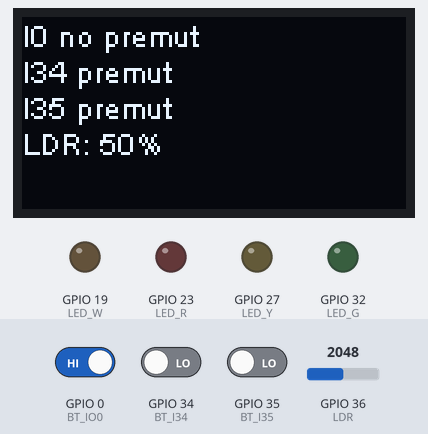
Simulated run of this sketch. Board: ESP32. On the bench: 128×64 one-colour display, output pins drawn as LEDs (lit = HIGH). The inputs (shaded band) are chosen by the test bench; at power-on: GPIO 0 (BT_IO0) HIGH, GPIO 34 (BT_I34) LOW, GPIO 36 (LDR) = 2048, GPIO 35 (BT_I35) LOW. What the sketch prints to the serial monitor is not drawn.

Above: at 1.2 s.
1.3 s: GPIO 0 (BT_IO0) driven LOW
At 1.6 s:
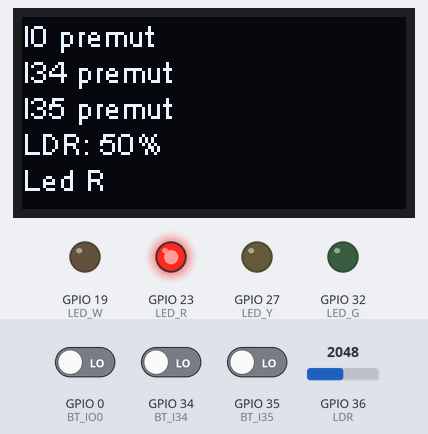
4.3 s: GPIO 34 (BT_I34) driven HIGH
At 6.2 s:
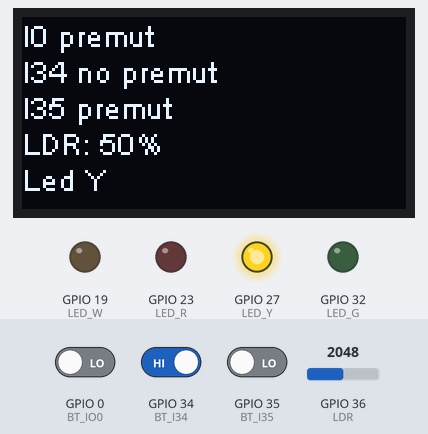
7.3 s: GPIO 36 (LDR) set to 2866
At 8.1 s:
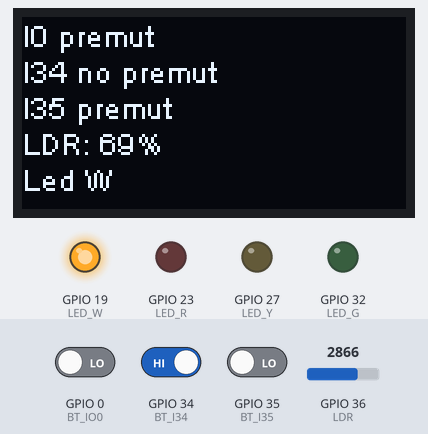
9.1 s: GPIO 35 (BT_I35) driven HIGH
At 10.8 s:
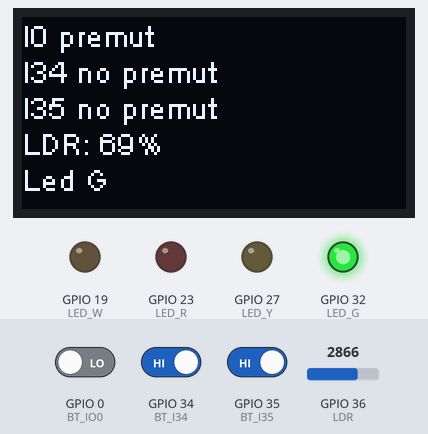
10.9 s: GPIO 36 (LDR) set to 3603
At 12.6 s:
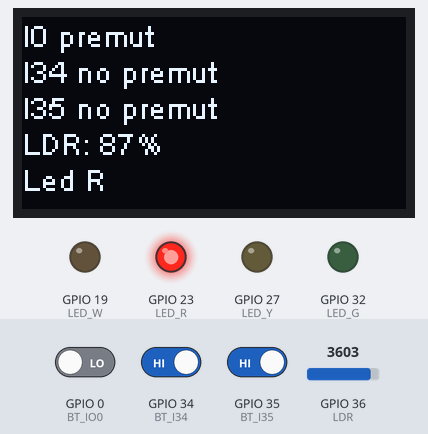
12.7 s: GPIO 0 (BT_IO0) driven HIGH
At 13.5 s:
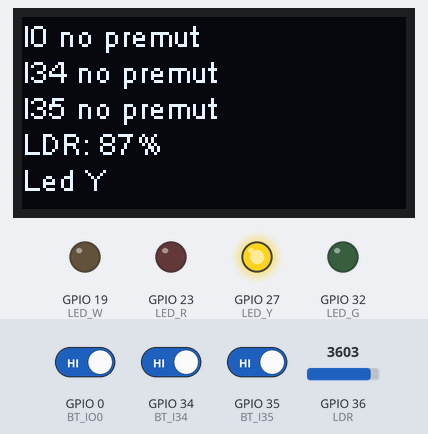
Timing chart, 0 to 15.6 s (numbered marks = the images above; inputs shaded):
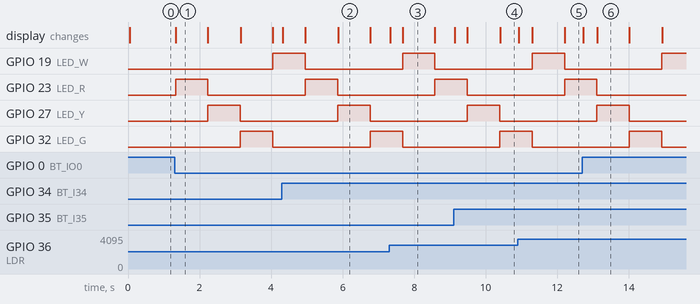

Measured:
- after the input at 1.3 s, GPIO 19 (LED_W): LOW → HIGH after 2.7 s; GPIO 23 (LED_R): LOW → HIGH at once, → LOW 0.90 s later; GPIO 27 (LED_Y): LOW → HIGH after 0.93 s, → LOW 0.91 s later; GPIO 32 (LED_G): LOW → HIGH after 1.8 s, → LOW 0.90 s later; the display: first changes at once (image 1 shows a later state)
- after the input at 4.3 s, the display: first changes at once (image 2 shows a later state)
- what the display in image 1 shows lasts 0.9 s, from 1.3 s to 2.2 s

The sketch:

IoT-02_seq01.ino
```cpp
// IoT-02_seq01.ino
// Igual que seq00 + toggle del missatge "IoT-02_seq01" amb I34 quan la seqüència és aturada
// Autor: Jordi Binefa
// Placa: IoT-02 (ESP32 DevKit Module v2)

#include <Wire.h>
#include "SSD1306Wire.h"

// ── Pinout ───────────────────────────────────────────────────────────────────
#define LED_W   19
#define LED_R   23
#define LED_Y   27
#define LED_G   32
#define BT_IO0   0
#define BT_I34  34
#define BT_I35  35
#define LDR     36
#define I2C_SDA 21
#define I2C_SCL 22

// ── OLED ─────────────────────────────────────────────────────────────────────
SSD1306Wire display(0x3c, I2C_SDA, I2C_SCL);

// ── Estat global compartit entre tasques ─────────────────────────────────────
volatile bool bSeqRunning   = false;  // seqüència en marxa
volatile bool bSeqEverRan   = false;  // ha arrencat alguna vegada
volatile int  iSeqStep      = 0;      // pas actual (0..3)
volatile bool bScreenReady  = false;  // false = pantalla inicial visible
volatile bool bShowSeq01Msg = false;  // toggle del missatge IoT-02_seq01

SemaphoreHandle_t xSeqSemaphore = NULL;
SemaphoreHandle_t xDisplayMutex = NULL;

// ── Seqüència ─────────────────────────────────────────────────────────────────
const int   SEQ_LEDS[]  = { LED_W, LED_R, LED_Y, LED_G };
const char* SEQ_NAMES[] = { "W",   "R",   "Y",   "G"   };
const char* LED_LABELS[]= { "Led W", "Led R", "Led Y", "Led G" };
const int   SEQ_LEN     = 4;
const int   SEQ_DELAY_MS= 750;

// ── Helpers ───────────────────────────────────────────────────────────────────
bool bPressedButton(int pin) {
  return (digitalRead(pin) == LOW);
}

void vAllLedsOff() {
  digitalWrite(LED_W, LOW);
  digitalWrite(LED_R, LOW);
  digitalWrite(LED_Y, LOW);
  digitalWrite(LED_G, LOW);
}

void vSetLed(int step) {
  vAllLedsOff();
  digitalWrite(SEQ_LEDS[step], HIGH);
}

// ── Tasca FreeRTOS: seqüència de leds ────────────────────────────────────────
void vTaskSequence(void* pvParameters) {
  for (;;) {
    if (!bSeqRunning) {
      xSemaphoreTake(xSeqSemaphore, portMAX_DELAY);
    }
    iSeqStep = (iSeqStep + 1) % SEQ_LEN;
    vSetLed(iSeqStep);
    Serial.println(SEQ_NAMES[iSeqStep]);

    int elapsed = 0;
    while (elapsed < SEQ_DELAY_MS) {
      vTaskDelay(10 / portTICK_PERIOD_MS);
      elapsed += 10;
      if (!bSeqRunning) break;
    }
  }
}

// ── Pantalla OLED ─────────────────────────────────────────────────────────────

void vScreenTitle() {
  if (xSemaphoreTake(xDisplayMutex, pdMS_TO_TICKS(20)) == pdTRUE) {
    display.clear();
    display.setTextAlignment(TEXT_ALIGN_LEFT);
    display.setFont(ArialMT_Plain_16);
    display.drawString(0, 10, "IoT-02_seq00");
    display.display();
    xSemaphoreGive(xDisplayMutex);
  }
}

void vScreenSeq01Msg() {
  if (xSemaphoreTake(xDisplayMutex, pdMS_TO_TICKS(20)) == pdTRUE) {
    display.clear();
    display.setTextAlignment(TEXT_ALIGN_LEFT);
    display.setFont(ArialMT_Plain_16);
    display.drawString(0, 10, "IoT-02_seq01");
    display.display();
    xSemaphoreGive(xDisplayMutex);
  }
}

void vScreenMain(bool bI0, bool bI34, bool bI35) {
  int  ldrPct = (100 * analogRead(LDR)) / 4095;
  int  step   = iSeqStep;
  bool running= bSeqRunning;

  if (xSemaphoreTake(xDisplayMutex, pdMS_TO_TICKS(20)) == pdTRUE) {
    display.clear();
    display.setTextAlignment(TEXT_ALIGN_LEFT);
    display.setFont(ArialMT_Plain_10);
    display.drawString(0,  0, String("I0 ")  + (bI0  ? "premut" : "no premut"));
    display.drawString(0, 12, String("I34 ") + (bI34 ? "premut" : "no premut"));
    display.drawString(0, 24, String("I35 ") + (bI35 ? "premut" : "no premut"));
    display.drawString(0, 36, "LDR: " + String(ldrPct) + "%");
    if (running || bSeqEverRan) {
      display.drawString(0, 48, LED_LABELS[step]);
    }
    display.display();
    xSemaphoreGive(xDisplayMutex);
  }
}

// ── Setup ─────────────────────────────────────────────────────────────────────
void setup() {
  Serial.begin(115200);
  Serial.println(__FILE__);

  pinMode(LED_W,  OUTPUT);
  pinMode(LED_R,  OUTPUT);
  pinMode(LED_Y,  OUTPUT);
  pinMode(LED_G,  OUTPUT);
  pinMode(BT_IO0, INPUT);
  pinMode(BT_I34, INPUT);
  pinMode(BT_I35, INPUT);
  vAllLedsOff();

  Wire.begin(I2C_SDA, I2C_SCL);
  display.init();
  display.flipScreenVertically();

  xSeqSemaphore = xSemaphoreCreateBinary();
  xDisplayMutex = xSemaphoreCreateMutex();

  // vScreenTitle();
  vScreenSeq01Msg();

  xTaskCreatePinnedToCore(vTaskSequence, "SeqTask", 2048, NULL, 1, NULL, 0);
}

// ── Loop ──────────────────────────────────────────────────────────────────────
void loop() {
  static bool bIO0wasPressed = false;
  static bool bI35wasPressed = false;
  static bool bI34wasPressed = false;

  bool bIO0currentState = bPressedButton(BT_IO0);
  bool bI34currentState = bPressedButton(BT_I34);
  bool bI35currentState = bPressedButton(BT_I35);

  // ── Botó I0 ──
  if (bIO0wasPressed != bIO0currentState) {
    delay(10);
    if (bIO0currentState) {
      Serial.println("I0 premut");
      bScreenReady  = true;
      bShowSeq01Msg = false;  // la seqüència reprèn: desapareix el missatge
      if (!bSeqRunning) {
        bSeqRunning  = true;
        bSeqEverRan  = true;
        xSemaphoreGive(xSeqSemaphore);
      }
    } else {
      Serial.println("I0 alliberat");
    }
    bIO0wasPressed = bIO0currentState;
  }

  // ── Botó I34 ──
  if (bI34wasPressed != bI34currentState) {
    delay(10);
    if (bI34currentState) {
      Serial.println("I34 premut");
      bScreenReady = true;
      // Toggle del missatge només si la seqüència ha arrencat i està aturada
      if (bSeqEverRan && !bSeqRunning) {
        bShowSeq01Msg = !bShowSeq01Msg;
      }
    } else {
      Serial.println("I34 alliberat");
    }
    bI34wasPressed = bI34currentState;
  }

  // ── Botó I35 ──
  if (bI35wasPressed != bI35currentState) {
    delay(10);
    if (bI35currentState) {
      Serial.println("I35 premut");
      bScreenReady = true;
      bSeqRunning  = false;  // pausa; el led actiu queda encès
    } else {
      Serial.println("I35 alliberat");
    }
    bI35wasPressed = bI35currentState;
  }

  // ── Refresc de pantalla ──
  if (bScreenReady) {
    if (bShowSeq01Msg) {
      vScreenSeq01Msg();
    } else {
      vScreenMain(bIO0currentState, bI34currentState, bI35currentState);
    }
  }

  delay(10);
}
```
